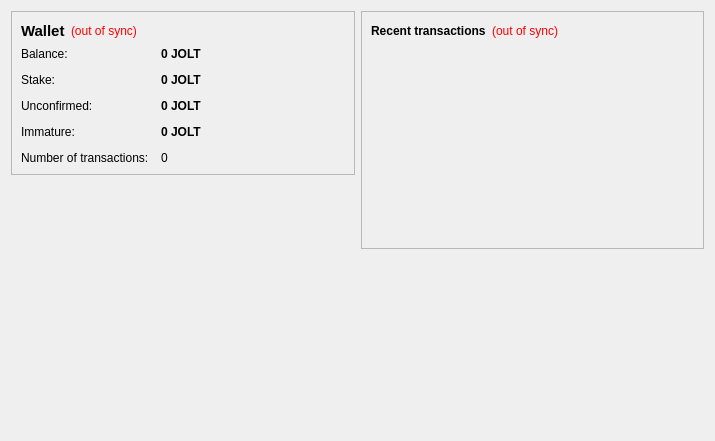
<?xml version="1.0" encoding="UTF-8"?>
<ui version="4.0">
 <class>OverviewPage</class>
 <widget class="QWidget" name="OverviewPage">
  <property name="geometry">
   <rect>
    <x>0</x>
    <y>0</y>
    <width>715</width>
    <height>441</height>
   </rect>
  </property>
  <property name="windowTitle">
   <string>Form</string>
  </property>
  <layout class="QHBoxLayout" name="horizontalLayout" stretch="1,1">
   <item>
    <layout class="QVBoxLayout" name="verticalLayout_2">
     <item>
      <widget class="QFrame" name="frame">
       <property name="frameShape">
        <enum>QFrame::StyledPanel</enum>
       </property>
       <property name="frameShadow">
        <enum>QFrame::Raised</enum>
       </property>
       <layout class="QVBoxLayout" name="verticalLayout_4">
        <item>
         <layout class="QHBoxLayout" name="horizontalLayout_4">
          <item>
           <widget class="QLabel" name="label_5">
            <property name="font">
             <font>
              <pointsize>11</pointsize>
              <weight>75</weight>
              <bold>true</bold>
             </font>
            </property>
            <property name="text">
             <string>Wallet</string>
            </property>
           </widget>
          </item>
          <item>
           <widget class="QLabel" name="labelWalletStatus">
            <property name="toolTip">
             <string>The displayed information may be out of date. Your wallet automatically synchronizes with the Jolt network after a connection is established, but this process has not completed yet.</string>
            </property>
            <property name="styleSheet">
             <string notr="true">QLabel { color: red; }</string>
            </property>
            <property name="text">
             <string notr="true">(out of sync)</string>
            </property>
            <property name="alignment">
             <set>Qt::AlignLeading|Qt::AlignLeft|Qt::AlignVCenter</set>
            </property>
           </widget>
          </item>
          <item>
           <spacer name="horizontalSpacer_2">
            <property name="orientation">
             <enum>Qt::Horizontal</enum>
            </property>
            <property name="sizeHint" stdset="0">
             <size>
              <width>40</width>
              <height>20</height>
             </size>
            </property>
           </spacer>
          </item>
         </layout>
        </item>
        <item>
         <layout class="QFormLayout" name="formLayout_2">
          <property name="fieldGrowthPolicy">
           <enum>QFormLayout::AllNonFixedFieldsGrow</enum>
          </property>
          <property name="horizontalSpacing">
           <number>12</number>
          </property>
          <property name="verticalSpacing">
           <number>12</number>
          </property>
          <item row="0" column="0">
           <widget class="QLabel" name="label">
            <property name="text">
             <string>Balance:</string>
            </property>
           </widget>
          </item>
          <item row="0" column="1">
           <widget class="QLabel" name="labelBalance">
            <property name="font">
             <font>
              <weight>75</weight>
              <bold>true</bold>
             </font>
            </property>
            <property name="cursor">
             <cursorShape>IBeamCursor</cursorShape>
            </property>
            <property name="toolTip">
             <string>Your current balance</string>
            </property>
            <property name="text">
             <string notr="true">0 JOLT</string>
            </property>
            <property name="textInteractionFlags">
             <set>Qt::LinksAccessibleByMouse|Qt::TextSelectableByKeyboard|Qt::TextSelectableByMouse</set>
            </property>
           </widget>
          </item>
          <item row="1" column="0">
           <widget class="QLabel" name="label_6">
            <property name="text">
             <string>Stake:</string>
            </property>
           </widget>
          </item>
          <item row="1" column="1">
           <widget class="QLabel" name="labelStake">
            <property name="font">
             <font>
              <weight>75</weight>
              <bold>true</bold>
             </font>
            </property>
            <property name="cursor">
             <cursorShape>IBeamCursor</cursorShape>
            </property>
            <property name="toolTip">
             <string>Total of coins that was staked, and do not yet count toward the current balance</string>
            </property>
            <property name="text">
             <string notr="true">0 JOLT</string>
            </property>
            <property name="textInteractionFlags">
             <set>Qt::LinksAccessibleByMouse|Qt::TextSelectableByKeyboard|Qt::TextSelectableByMouse</set>
            </property>
           </widget>
          </item>
          <item row="2" column="0">
           <widget class="QLabel" name="label_3">
            <property name="text">
             <string>Unconfirmed:</string>
            </property>
           </widget>
          </item>
          <item row="2" column="1">
           <widget class="QLabel" name="labelUnconfirmed">
            <property name="font">
             <font>
              <weight>75</weight>
              <bold>true</bold>
             </font>
            </property>
            <property name="cursor">
             <cursorShape>IBeamCursor</cursorShape>
            </property>
            <property name="toolTip">
             <string>Total of transactions that have yet to be confirmed, and do not yet count toward the current balance</string>
            </property>
            <property name="text">
             <string notr="true">0 JOLT</string>
            </property>
            <property name="textInteractionFlags">
             <set>Qt::LinksAccessibleByMouse|Qt::TextSelectableByKeyboard|Qt::TextSelectableByMouse</set>
            </property>
           </widget>
          </item>
          <item row="3" column="0">
           <widget class="QLabel" name="labelImmatureText">
            <property name="text">
             <string>Immature:</string>
            </property>
           </widget>
          </item>
          <item row="3" column="1">
           <widget class="QLabel" name="labelImmature">
            <property name="font">
             <font>
              <weight>75</weight>
              <bold>true</bold>
             </font>
            </property>
            <property name="toolTip">
             <string>Mined balance that has not yet matured</string>
            </property>
            <property name="text">
             <string notr="true">0 JOLT</string>
            </property>
            <property name="textInteractionFlags">
             <set>Qt::LinksAccessibleByMouse|Qt::TextSelectableByKeyboard|Qt::TextSelectableByMouse</set>
            </property>
           </widget>
          </item>
          <item row="4" column="0">
           <widget class="QLabel" name="label_2">
            <property name="text">
             <string>Number of transactions:</string>
            </property>
           </widget>
          </item>
          <item row="4" column="1">
           <widget class="QLabel" name="labelNumTransactions">
            <property name="toolTip">
             <string>Total number of transactions in wallet</string>
            </property>
            <property name="text">
             <string notr="true">0</string>
            </property>
           </widget>
          </item>
         </layout>
        </item>
       </layout>
      </widget>
     </item>
     <item>
      <spacer name="verticalSpacer">
       <property name="orientation">
        <enum>Qt::Vertical</enum>
       </property>
       <property name="sizeHint" stdset="0">
        <size>
         <width>20</width>
         <height>40</height>
        </size>
       </property>
      </spacer>
     </item>
     <item>
      <widget class="QLabel" name="label_6">
       <property name="text">
        <string/>
       </property>
       <property name="pixmap">
        <pixmap resource="../bitcoin.qrc">:/images/backg</pixmap>
       </property>
       <property name="scaledContents">
        <bool>false</bool>
       </property>
       <property name="alignment">
        <set>Qt::AlignCenter</set>
       </property>
       <property name="margin">
        <number>-2</number>
       </property>
      </widget>
     </item>
    </layout>
   </item>
   <item>
    <layout class="QVBoxLayout" name="verticalLayout_3">
     <item>
      <widget class="QFrame" name="frame_2">
       <property name="frameShape">
        <enum>QFrame::StyledPanel</enum>
       </property>
       <property name="frameShadow">
        <enum>QFrame::Raised</enum>
       </property>
       <layout class="QVBoxLayout" name="verticalLayout">
        <item>
         <layout class="QHBoxLayout" name="horizontalLayout_2">
          <item>
           <widget class="QLabel" name="label_4">
            <property name="text">
             <string>&lt;b&gt;Recent transactions&lt;/b&gt;</string>
            </property>
           </widget>
          </item>
          <item>
           <widget class="QLabel" name="labelTransactionsStatus">
            <property name="toolTip">
             <string>The displayed information may be out of date. Your wallet automatically synchronizes with the Jolt network after a connection is established, but this process has not completed yet.</string>
            </property>
            <property name="styleSheet">
             <string notr="true">QLabel { color: red; }</string>
            </property>
            <property name="text">
             <string notr="true">(out of sync)</string>
            </property>
            <property name="alignment">
             <set>Qt::AlignRight|Qt::AlignTrailing|Qt::AlignVCenter</set>
            </property>
           </widget>
          </item>
          <item>
           <spacer name="horizontalSpacer">
            <property name="orientation">
             <enum>Qt::Horizontal</enum>
            </property>
            <property name="sizeHint" stdset="0">
             <size>
              <width>40</width>
              <height>20</height>
             </size>
            </property>
           </spacer>
          </item>
         </layout>
        </item>
        <item>
         <widget class="QListView" name="listTransactions">
          <property name="styleSheet">
           <string notr="true">QListView { background: transparent; }</string>
          </property>
          <property name="frameShape">
           <enum>QFrame::NoFrame</enum>
          </property>
          <property name="verticalScrollBarPolicy">
           <enum>Qt::ScrollBarAlwaysOff</enum>
          </property>
          <property name="horizontalScrollBarPolicy">
           <enum>Qt::ScrollBarAlwaysOff</enum>
          </property>
          <property name="selectionMode">
           <enum>QAbstractItemView::NoSelection</enum>
          </property>
         </widget>
        </item>
       </layout>
      </widget>
     </item>
     <item>
      <spacer name="verticalSpacer_2">
       <property name="orientation">
        <enum>Qt::Vertical</enum>
       </property>
       <property name="sizeHint" stdset="0">
        <size>
         <width>20</width>
         <height>40</height>
        </size>
       </property>
      </spacer>
     </item>
    </layout>
   </item>
  </layout>
 </widget>
 <resources>
  <include location="../bitcoin.qrc"/>
 </resources>
 <connections/>
</ui>
